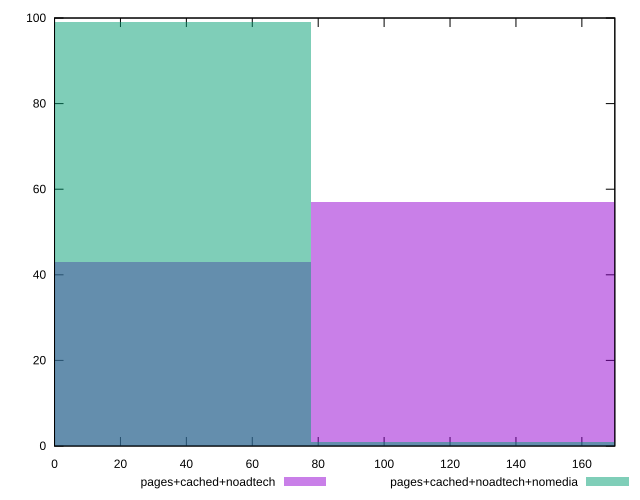

Generate this figure with gnuplot:
reset

$pagesCachedNoadtech <<EOF
155.80351429798924 57
0 43
EOF

$pagesCachedNoadtechNomedia <<EOF
0 99
155.80351429798924 1
EOF

set key outside below
set boxwidth 155.80351429798924
set xrange [0:170]
set yrange [0:100]
set trange [0:100]
set style fill transparent solid 0.5 noborder
set terminal svg size 640, 500 enhanced background rgb 'white'
set output "report_00013_2021-02-09T12-04-24.940Z/unminified-javascript/comparison/histogram/2_vs_3.svg"

plot $pagesCachedNoadtech title "pages+cached+noadtech" with boxes, \
     $pagesCachedNoadtechNomedia title "pages+cached+noadtech+nomedia" with boxes

reset
